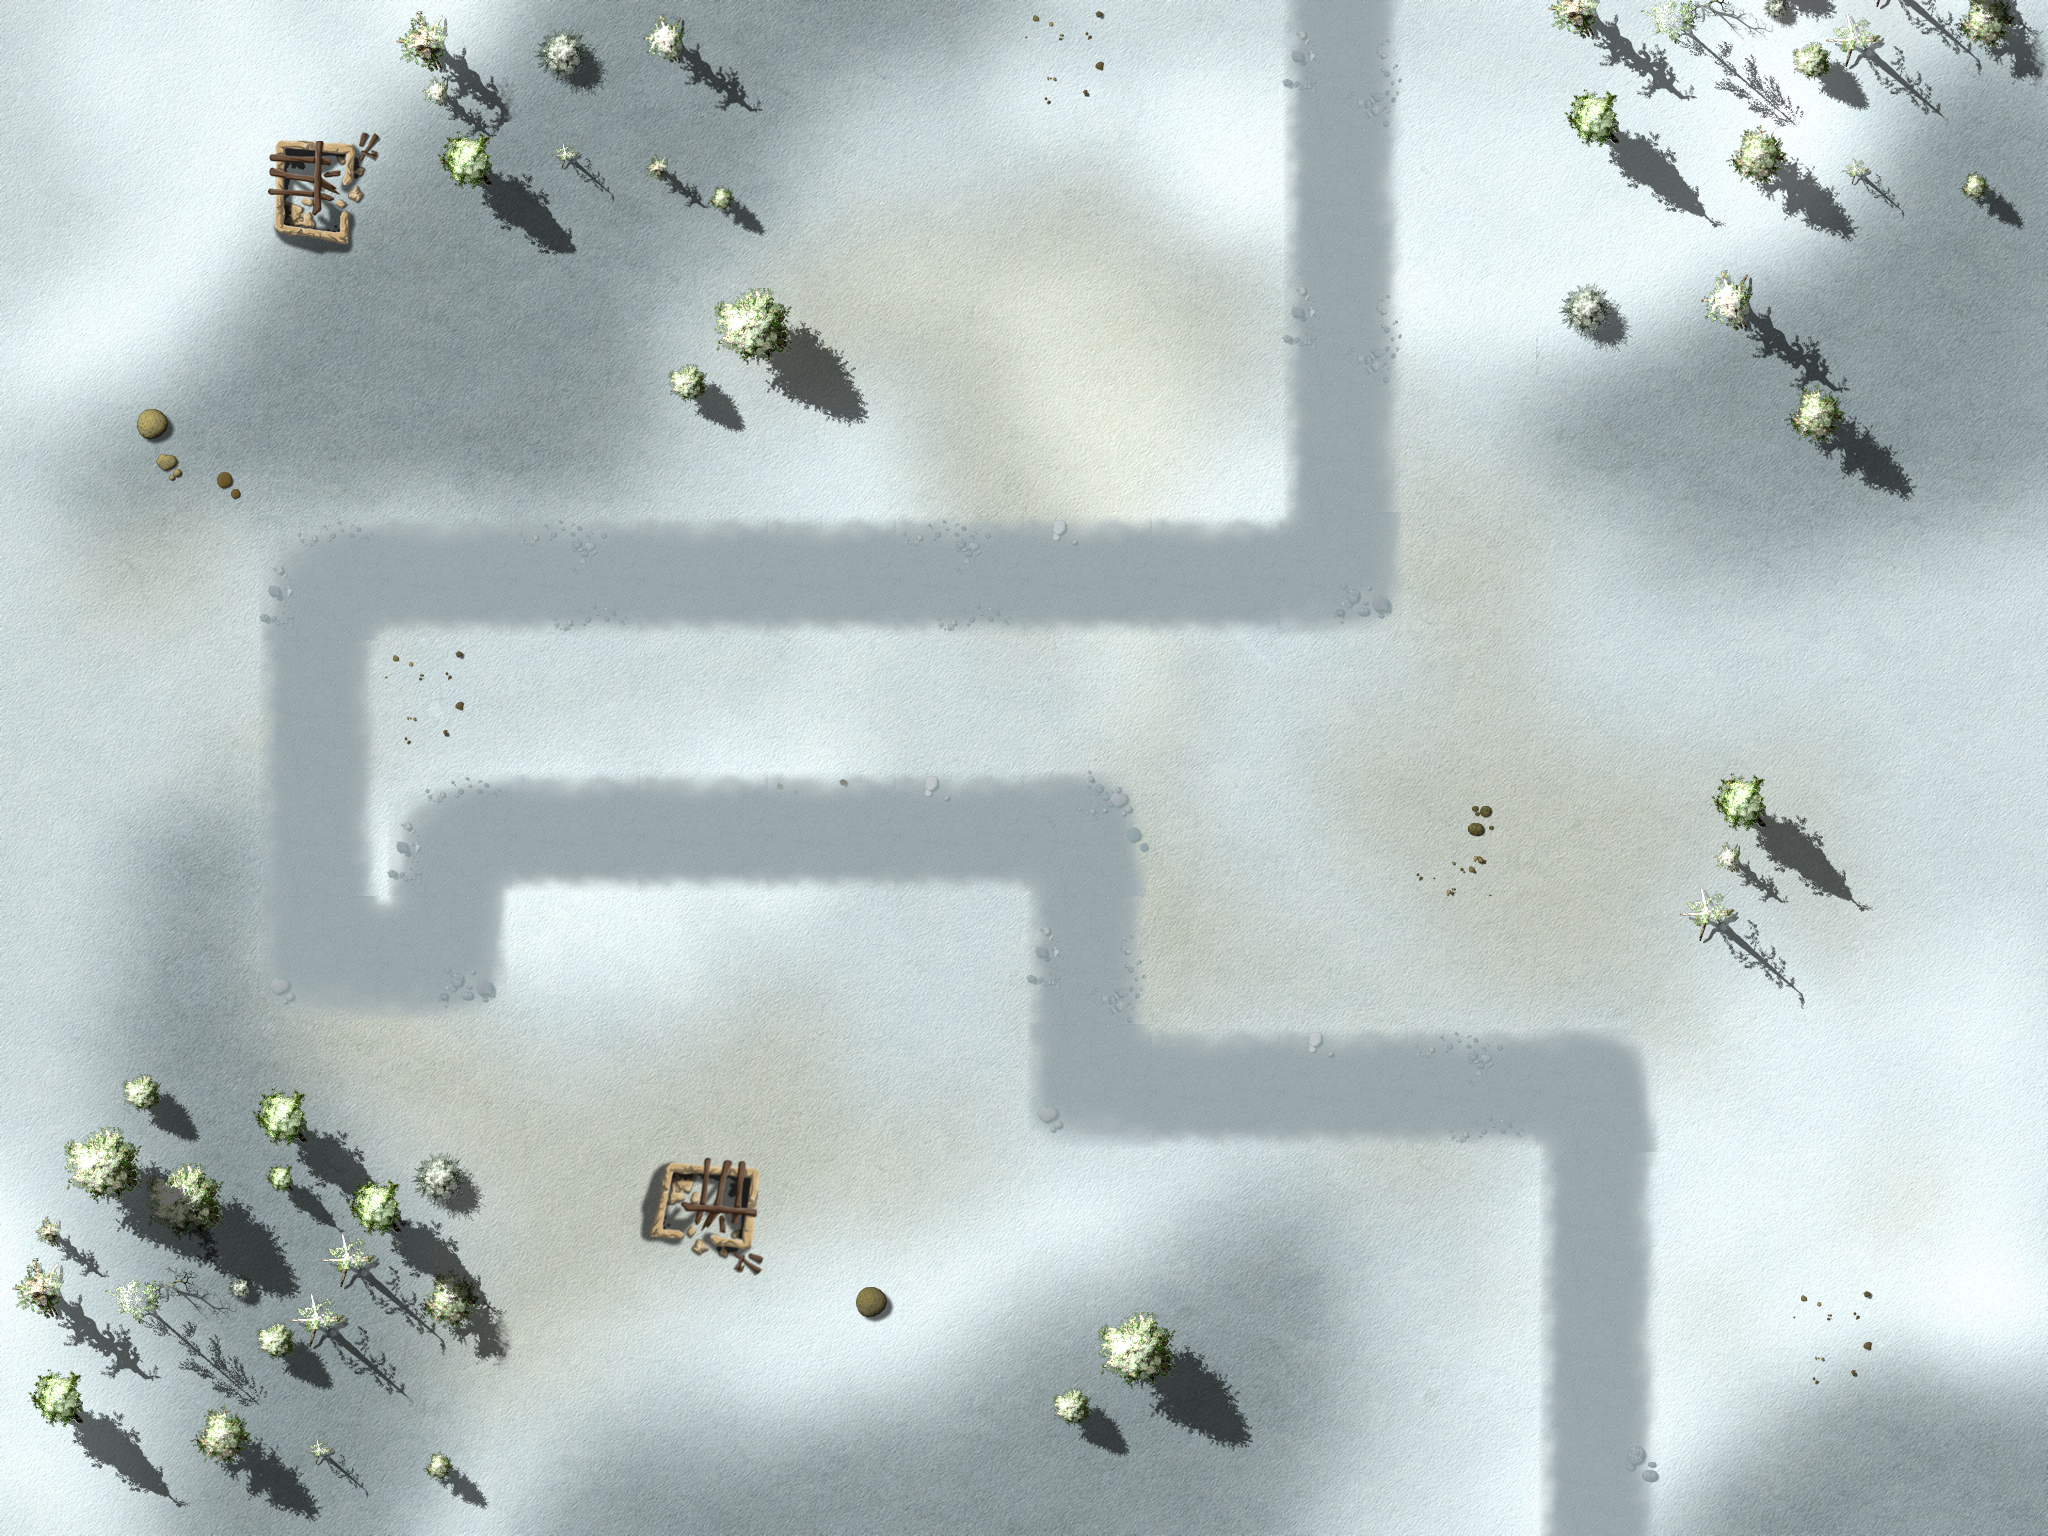

Below is a game level as drawn by its tile map, then a one-line description and the .tmx that defines it (tile-layer data replaced by summaries):
An orthogonal 16x12 tile map with 128x128 px tiles, 4 tile layers (Ground, Objects1, Objects2, Path), 3 tilesets and 22 objects.

<map version="1.0" orientation="orthogonal" width="16" height="12" tilewidth="128" tileheight="128">
 <properties>
  <property name="wave01" value="2,10,10,10,10,10,10,4,1,4,4,10,10,10,10,2,2,10,10,10,4,1,4,2,1,1,1,1,10,10,10" />
  <property name="wave02" value="10,10,10,10,10,2,10,1,1,4,2,4,1,10,10,10,10,10,10,4,2,1,1,1" />
  <property name="wave03" value="4,2,4,2,4,2,3,3,1,2,1,4,10,10,10,10,10,10,4,4,4,2,4,10,10,10,1,1,10,1,10,10,1" />
  <property name="wave04" value="1,1,1,1,2,1,1,1,2,4,1,4,1,1,1,1,2,1,1,1,2,4,4" />
  <property name="wave05" value="4,4,2,2,1,1,1,1,4,1,6,3,1,1,2,1,2,2,1,1,4,4,1,1,1" />
  <property name="wave06" value="1,1,10,10,10,10,10,10,2,10,10,1,1,4,2,4,1,1,1,1,1,4,2,10,10,10,10" />
  <property name="wave07" value="1,1,1,1,10,10,10,1,10,10,10,1,1,1,1,1,1,10,10,10,10,10,3,3,4,4,2,1,1" />
  <property name="wave08" value="10,10,10,10,10,10,10,10,10,10,10,10,10,10,10,10,10,10,10,10,10,10,10,10,10,10,10,10,10,10,10,10,10,10,10,10,10,1,1,1,1,10,10,10,10,10,10" />
  <property name="wave09" value="10,10,10,10,10,4,4,1,3,10,10,10,1,1,1,2,2,4,4,4,10,10,10,10,4,10,2,1,1,10,10,10,10,4,4,2,10,1,1,1,1" />
  <property name="wave10" value="1,5,5,7,4,4,5,5,5,4,5,7,100,7,5,5,4,4,5,5,7,3,3,5,5,7,7,5,5,4,7,7,6,5,1" />
  <property name="wave11" value="1,4,4,5,5,3,3,5,4,4,7,4,5,5,5,4,5,4,5,4,4,5,4,5,7,5,5,5,5,5,5,5,1" />
  <property name="wave12" value="5,5,5,5,5,5,10,10,10,10,10,5,10,6,6,10,10,3,5,5,5,10,10,10,10,5,5,5,5,5,10,10,10,10,5,7,1" />
  <property name="wave13" value="10,10,10,10,10,7,7,4,4,5,4,5,5,5,5,5,5,10,10,10,10,10,5,5,5,7,5,7,5,7,4" />
  <property name="wave14" value="10,10,10,10,10,10,3,10,10,6,6,10,10,10,10,10,10,10,10,10,10,10,10,10,10,10,10,10,7,10,5,5,5,5,3" />
  <property name="wave15" value="2,10,10,10,3,10,10,10,10,4,4,4,4,7,5,5,5,5,5,5,5,5,10,3,3,3,10,10,2" />
  <property name="wave16" value="1,5,5,7,4,7,4,5,5,5,5,5,5,4,7,5,5,5,7,7,7,4,4,5,7,5,7,5,6,6,5,5,5,4,4,4,5,11,11" />
  <property name="wave17" value="10,10,10,10,10,10,6,10,3,3,10,10,5,5,5,5,5,5,5,5,5,5,7,10,10,10,7,4,5,5,3" />
  <property name="wave18" value="3,5,10,10,10,10,10,10,10,10,10,10,10,5,5,5,5,4,4,7,3,10,10,10,10,10,10,5,5,5,5,5,5,5" />
  <property name="wave19" value="10,10,10,10,10,10,10,6,10,10,10,7,7,10,10,10,10,10,10,10,3,7,7,10,10,10" />
  <property name="wave20" value="2,7,6,4,4,5,4,10,10,10,10,4,4,4,10,10,10,10,10,10,3,5,5,7,7,7,101" />
  <property name="wave21" value="10,10,10,10,5,10,5,10,5,10,10,10,5,5,5,5,10,10,10,10,5,5,5,10,5,5,5,5,5,10,10,10,10,10,5,5,5,6,6" />
  <property name="wave22" value="4,4,4,7,7,4,5,4,7,5,5,5,5,5,4,5,4,4,5,5,5,7,5,5,5,5,5,6,6,4,4,4,3,5,5,5,7,7,2" />
  <property name="wave23" value="6,6,10,10,10,10,10,10,10,3,6,3,10,10,10,10,10,10,10,10,7,5,5,7,10,10,10,3" />
  <property name="wave24" value="7,7,7,7,5,5,7,7,5,3,5,5,5,7,7,7,5,7,7,5,5,5,6,5,5,5,8,5,8,3,3,3,7,5,5,5,4" />
  <property name="wave25" value="5,5,4,5,4,4,5,5,5,5,10,10,10,10,10,8,8,5,5,5,5,5,3,5,5,3,6,10,10,10,10,10,3,5,5,5,7,7,5,5,5,5,2" />
  <property name="wave26" value="11,11,11,3,3,11,11,11,11,11,3,3,11,11,11,3,11,11,11,6,6,4,4,4,5,5,5,5,5,5,5,10,10,10,10,10" />
  <property name="wave27" value="3,3,5,5,5,5,7,7,4,4,3,5,5,5,5,5,5,5,5,3,5,5,5,5,5,5,5,5,5,5,8,8,5,5,6,6,5,7,7,5,7,8" />
  <property name="wave28" value="6,11,11,11,11,6,11,11,11,11,6,9,9,5,5,9,9,5,5,5,5,3,3,3,5,5,6,4,4,5,4,5,5,5,3,5,5,5,6,5,5,5,8" />
  <property name="wave29" value="10,10,10,10,5,10,5,10,5,10,10,10,5,5,5,5,10,10,10,10,5,5,5,10,8,8,8,5,5,5,5,11,11,11,11,6,6,5,7,7,2" />
  <property name="wave30" value="1,5,5,5,10,10,10,5,10,10,10,5,5,5,5,5,11,11,11,6,5,4,4,4,4,5,5,5,7,7,3,3,3,5,5,5,5,10,10,10,10,102" />
  <property name="wave31" value="1,5,5,5,7,3,4,5,4,5,6,5,5,5,8,9,9,9,5,5,6,5,5,5,7,3,3,5,5,6,6,5,5,7,7,7,3,3,3,8,5,5,7,7,4,4,7,7,7,7" />
  <property name="wave32" value="11,11,11,10,10,10,10,10,6,7,11,11,11,6,10,10,10,10,9,9,7,5,7,5,7,3,9,9,10,10,10,9,6,5,4,3,7,5,7,3,4,5,6,7,8" />
  <property name="wave33" value="3,3,7,7,5,5,5,5,5,5,5,5,5,7,3,3,5,5,5,5,9,8,7,6,5,5,5,5,5,5,5,4,4,4,4,4,3,3,3,4,4,4,5,5,5,5,6" />
  <property name="wave34" value="6,6,9,9,9,11,11,11,11,11,11,9,9,3,7,5,5,5,5,5,5,4,4,5,5,6,5,5,9,5,9,5,9,9,5,9,5,9,6,5,7,7,5,3,4,4,4,4" />
  <property name="wave35" value="8,3,7,4,5,4,5,5,5,7,4,5,4,8,5,5,5,7,7,7,5,5,5,11,11,11,11,9,9,8,8,7,7,5,5,5,6,5,6,6,6,3,3,3,5,5,4,4,2" />
 </properties>
 <tileset firstgid="1" name="ground" tilewidth="128" tileheight="128">
  <image source="tilesWorld1.png" width="2048" height="2048" />
 </tileset>
 <tileset firstgid="257" name="path" tilewidth="128" tileheight="128">
  <image source="path03.png" width="512" height="512" />
 </tileset>
 <tileset firstgid="273" source="ground3.tsx" />
 <layer name="Ground" width="16" height="12">
  <data>[192 cells, 1 non-empty, 1 distinct tile ids]</data>
 </layer>
 <layer name="Objects1" width="16" height="12">
  <data>[192 cells, 3 non-empty, 3 distinct tile ids]</data>
 </layer>
 <layer name="Objects2" width="16" height="12">
  <data>[192 cells, 55 non-empty, 40 distinct tile ids]</data>
 </layer>
 <objectgroup name="Objects3" width="16" height="12">
  <object gid="168" x="1024" y="256" />
  <object gid="168" x="506" y="297" />
  <object gid="168" x="82" y="192" />
  <object gid="168" x="554" y="1428" />
  <object gid="136" x="1542" y="1294" />
  <object gid="135" x="1939" y="1022" />
  <object gid="135" x="1260" y="1400" />
  <object gid="116" x="1827" y="1391" />
 </objectgroup>
 <layer name="Path" width="16" height="12">
  <data>[192 cells, 32 non-empty, 11 distinct tile ids]</data>
 </layer>
 <objectgroup name="Locked" width="16" height="12">
  <object x="2432" y="256" />
  <object x="1920" y="256" width="128" height="1024" />
  <object x="0" y="1280" width="2048" height="256" />
  <object x="0" y="256" width="128" height="1024" />
  <object x="0" y="0" width="2048" height="256" />
  <object x="1792" y="384" width="128" height="128" />
  <object x="1536" y="256" width="128" height="128" />
  <object x="640" y="256" width="128" height="128" />
  <object x="1664" y="768" width="128" height="256" />
  <object x="640" y="1152" width="128" height="128" />
  <object x="128" y="1024" width="256" height="256" />
  <object x="384" y="1152" width="128" height="128" />
  <object x="1664" y="256" width="128" height="128" />
 </objectgroup>
 <objectgroup name="Waypoints" width="16" height="12">
  <object x="0" y="512">
   <polyline points="1339,-625 1340,65 327,70 326,456 446,456 448,325 1082,321 1086,574 1593,572 1590,1164" />
  </object>
 </objectgroup>
</map>
